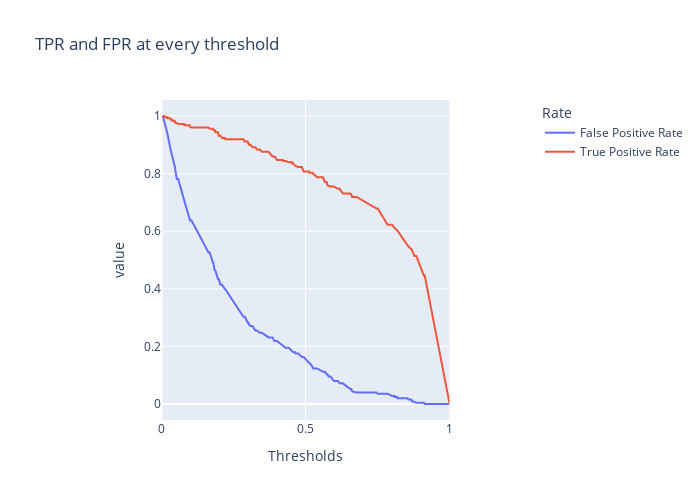

The cell this chart's notebook holds for it:
### Code cell
fig_thresh = px.line(
    data_frame=df,
    title='TPR and FPR at every threshold',
    width=700,
    height=500,
)
fig_thresh.update_yaxes(scaleanchor="x", scaleratio=1)
fig_thresh.update_xaxes(range=[0, 1], constrain='domain')
fig_thresh.show()
